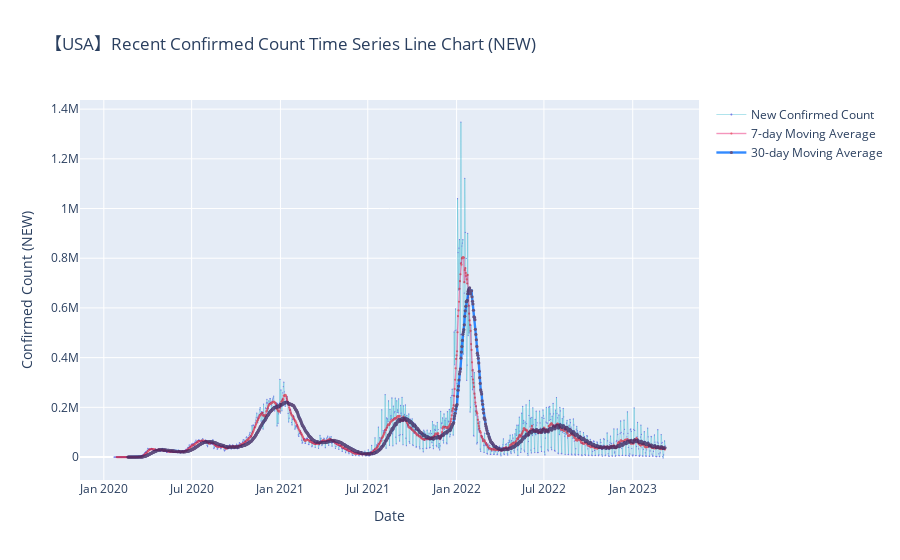

Notebook source saved alongside this figure:
### Code cell
data_copy1 = ts_confirmed_US_incre

specify = 'USA'
idx = data_copy1.index
# Summing up the data across all columns for each date to get total new cases
ser = data_copy1.sum(axis=1)
layout_title = specify.upper()
kind = 'Confirmed'
method = 'New'
ma = [7,30]

trace = go.Scatter(
            x = idx,
            y = ser,
            mode = 'lines+markers',
            name = f'{method} {kind} Count',
            opacity = .8,
            line=dict(color="#08a8c4", width = .4),
            marker = dict(color = '#5857e1', size = 1.2)
        )
trace1 = go.Scatter(
    x = idx,
    y = ser.rolling(ma[0]).mean(),
    mode = 'lines+markers',
    name = f'{ma[0]}-day Moving Average',
    opacity = .6,
    line=dict(color="#ee5090", width = 1.4),
    marker = dict(color = '#dd001b', size = 2.2)
)
trace2 = go.Scatter(
    x = idx,
    y = ser.rolling(ma[1]).mean(),
    mode = 'lines+markers',
    name = f'{ma[1]}-day Moving Average',
    opacity = .8,
    line=dict(color="#006eff", width = 2.4),
    marker = dict(color = '#412b63', size = 3.2)
)

plotdata = [trace, trace1, trace2]

'''Initiate plotting'''

x_axis_config = {'title': 'Date'}
y_axis_config = {'title': f'{kind} Count ({method.upper()})'}
# Return the specified image layout and configuration object
my_layout = Layout(title=f"【{layout_title}】Recent {kind} Count Time Series Line Chart ({method.upper()})",
                   xaxis=x_axis_config, yaxis=y_axis_config)
# Generate the chart
offline.iplot({'data': plotdata, 'layout': my_layout}, filename=f'{layout_title}_COVID_TS', image_height=500, image_width=1000, image = 'png')

### Figure 1 — Plotly figure (JSON) as saved in the notebook; plotly's stock layout.template omitted (floating-point values rounded to 4 significant figures; data arrays with more than 128 entries replaced by an {"elided": "..."} marker saying what was removed)
{"data": [{"line": {"color": "#08a8c4", "width": 0.4}, "marker": {"color": "#5857e1", "size": 1.2}, "mode": "lines+markers", "name": "New Confirmed Count", "opacity": 0.8, "type": "scatter", "x": {"elided": "1143 str values"}, "y": {"elided": "1143 int values"}}, {"line": {"color": "#ee5090", "width": 1.4}, "marker": {"color": "#dd001b", "size": 2.2}, "mode": "lines+markers", "name": "7-day Moving Average", "opacity": 0.6, "type": "scatter", "x": {"elided": "1143 str values"}, "y": {"elided": "1143 float values"}}, {"line": {"color": "#006eff", "width": 2.4}, "marker": {"color": "#412b63", "size": 3.2}, "mode": "lines+markers", "name": "30-day Moving Average", "opacity": 0.8, "type": "scatter", "x": {"elided": "1143 str values"}, "y": {"elided": "1143 float values"}}], "layout": {"title": {"text": "【USA】Recent Confirmed Count Time Series Line Chart (NEW)"}, "xaxis": {"title": {"text": "Date"}}, "yaxis": {"title": {"text": "Confirmed Count (NEW)"}}}}
